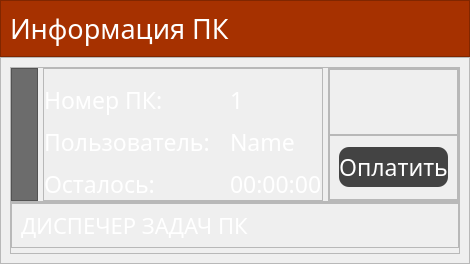
         <widget class="QWidget" name="information_PC">
          <property name="toolTipDuration">
           <number>0</number>
          </property>
          <layout class="QVBoxLayout" name="verticalLayout_7">
           <property name="spacing">
            <number>0</number>
           </property>
           <property name="leftMargin">
            <number>0</number>
           </property>
           <property name="topMargin">
            <number>0</number>
           </property>
           <property name="rightMargin">
            <number>0</number>
           </property>
           <property name="bottomMargin">
            <number>0</number>
           </property>
           <item>
            <widget class="QFrame" name="title_information_PC">
             <property name="maximumSize">
              <size>
               <width>10000000</width>
               <height>75</height>
              </size>
             </property>
             <property name="styleSheet">
              <string notr="true">background-color: rgb(166, 49, 0);</string>
             </property>
             <property name="frameShape">
              <enum>QFrame::StyledPanel</enum>
             </property>
             <property name="frameShadow">
              <enum>QFrame::Raised</enum>
             </property>
             <layout class="QVBoxLayout" name="verticalLayout_8">
              <item>
               <widget class="QLabel" name="title">
                <property name="font">
                 <font>
                  <family>Montserrat Medium</family>
                  <pointsize>20</pointsize>
                 </font>
                </property>
                <property name="styleSheet">
                 <string notr="true">color: #ffffff;</string>
                </property>
                <property name="text">
                 <string>Информация ПК</string>
                </property>
               </widget>
              </item>
             </layout>
            </widget>
           </item>
           <item>
            <widget class="QFrame" name="window">
             <property name="maximumSize">
              <size>
               <width>16777215</width>
               <height>525</height>
              </size>
             </property>
             <property name="frameShape">
              <enum>QFrame::StyledPanel</enum>
             </property>
             <property name="frameShadow">
              <enum>QFrame::Raised</enum>
             </property>
             <layout class="QVBoxLayout" name="verticalLayout_9">
              <property name="spacing">
               <number>0</number>
              </property>
              <item>
               <widget class="QFrame" name="lvl_1">
                <property name="maximumSize">
                 <size>
                  <width>16777215</width>
                  <height>200</height>
                 </size>
                </property>
                <property name="frameShape">
                 <enum>QFrame::StyledPanel</enum>
                </property>
                <property name="frameShadow">
                 <enum>QFrame::Raised</enum>
                </property>
                <layout class="QHBoxLayout" name="horizontalLayout_4">
                 <property name="spacing">
                  <number>5</number>
                 </property>
                 <property name="leftMargin">
                  <number>0</number>
                 </property>
                 <property name="topMargin">
                  <number>0</number>
                 </property>
                 <property name="rightMargin">
                  <number>0</number>
                 </property>
                 <property name="bottomMargin">
                  <number>0</number>
                 </property>
                 <item>
                  <widget class="QFrame" name="photo">
                   <property name="maximumSize">
                    <size>
                     <width>175</width>
                     <height>16777215</height>
                    </size>
                   </property>
                   <property name="font">
                    <font>
                     <family>Montserrat Medium</family>
                    </font>
                   </property>
                   <property name="styleSheet">
                    <string notr="true">background-color: rgb(108, 108, 108);</string>
                   </property>
                   <property name="frameShape">
                    <enum>QFrame::StyledPanel</enum>
                   </property>
                   <property name="frameShadow">
                    <enum>QFrame::Raised</enum>
                   </property>
                   <layout class="QGridLayout" name="gridLayout_3">
                    <item row="0" column="0">
                     <widget class="QLabel" name="label">
                      <property name="maximumSize">
                       <size>
                        <width>100</width>
                        <height>100</height>
                       </size>
                      </property>
                      <property name="text">
                       <string/>
                      </property>
                      <property name="pixmap">
                       <pixmap resource="../icon_and_logo_qrc/icon.qrc">:/newPrefix/icon/icons8-user-100.png</pixmap>
                      </property>
                      <property name="alignment">
                       <set>Qt::AlignCenter</set>
                      </property>
                     </widget>
                    </item>
                   </layout>
                  </widget>
                 </item>
                 <item>
                  <widget class="QFrame" name="info_PC">
                   <property name="maximumSize">
                    <size>
                     <width>350</width>
                     <height>16777215</height>
                    </size>
                   </property>
                   <property name="frameShape">
                    <enum>QFrame::StyledPanel</enum>
                   </property>
                   <property name="frameShadow">
                    <enum>QFrame::Raised</enum>
                   </property>
                   <layout class="QFormLayout" name="formLayout">
                    <property name="sizeConstraint">
                     <enum>QLayout::SetDefaultConstraint</enum>
                    </property>
                    <property name="fieldGrowthPolicy">
                     <enum>QFormLayout::FieldsStayAtSizeHint</enum>
                    </property>
                    <property name="rowWrapPolicy">
                     <enum>QFormLayout::DontWrapRows</enum>
                    </property>
                    <property name="horizontalSpacing">
                     <number>20</number>
                    </property>
                    <property name="verticalSpacing">
                     <number>10</number>
                    </property>
                    <property name="leftMargin">
                     <number>0</number>
                    </property>
                    <property name="topMargin">
                     <number>15</number>
                    </property>
                    <property name="rightMargin">
                     <number>0</number>
                    </property>
                    <property name="bottomMargin">
                     <number>0</number>
                    </property>
                    <item row="0" column="1">
                     <widget class="QLabel" name="num_PC">
                      <property name="maximumSize">
                       <size>
                        <width>16777215</width>
                        <height>16777215</height>
                       </size>
                      </property>
                      <property name="font">
                       <font>
                        <family>Montserrat Medium</family>
                        <pointsize>-1</pointsize>
                       </font>
                      </property>
                      <property name="styleSheet">
                       <string notr="true">color: #fff; font-size: 23px;</string>
                      </property>
                      <property name="text">
                       <string>1</string>
                      </property>
                     </widget>
                    </item>
                    <item row="2" column="0">
                     <widget class="QLabel" name="text_timer">
                      <property name="font">
                       <font>
                        <family>Montserrat Medium</family>
                        <pointsize>-1</pointsize>
                       </font>
                      </property>
                      <property name="styleSheet">
                       <string notr="true">color: #fff; font-size: 23px;</string>
                      </property>
                      <property name="text">
                       <string>Осталось: </string>
                      </property>
                     </widget>
                    </item>
                    <item row="2" column="1">
                     <widget class="QLabel" name="timer">
                      <property name="font">
                       <font>
                        <family>Montserrat Medium</family>
                        <pointsize>-1</pointsize>
                       </font>
                      </property>
                      <property name="styleSheet">
                       <string notr="true">color: #fff; font-size: 23px;</string>
                      </property>
                      <property name="text">
                       <string>00:00:00</string>
                      </property>
                     </widget>
                    </item>
                    <item row="0" column="0">
                     <widget class="QLabel" name="text_num_PC">
                      <property name="font">
                       <font>
                        <family>Montserrat Medium</family>
                        <pointsize>-1</pointsize>
                       </font>
                      </property>
                      <property name="styleSheet">
                       <string notr="true">color: #fff; font-size: 23px;</string>
                      </property>
                      <property name="text">
                       <string>Номер ПК:</string>
                      </property>
                     </widget>
                    </item>
                    <item row="1" column="0">
                     <widget class="QLabel" name="text_name">
                      <property name="font">
                       <font>
                        <family>Montserrat Medium</family>
                        <pointsize>-1</pointsize>
                       </font>
                      </property>
                      <property name="styleSheet">
                       <string notr="true">color: #fff; font-size: 23px;</string>
                      </property>
                      <property name="text">
                       <string>Пользователь:</string>
                      </property>
                     </widget>
                    </item>
                    <item row="1" column="1">
                     <widget class="QLabel" name="name">
                      <property name="maximumSize">
                       <size>
                        <width>16777215</width>
                        <height>16777215</height>
                       </size>
                      </property>
                      <property name="font">
                       <font>
                        <family>Montserrat Medium</family>
                        <pointsize>-1</pointsize>
                       </font>
                      </property>
                      <property name="styleSheet">
                       <string notr="true">color: #fff; font-size: 23px;</string>
                      </property>
                      <property name="text">
                       <string>Name</string>
                      </property>
                     </widget>
                    </item>
                   </layout>
                  </widget>
                 </item>
                 <item>
                  <widget class="QFrame" name="frame_1">
                   <property name="maximumSize">
                    <size>
                     <width>250</width>
                     <height>16777215</height>
                    </size>
                   </property>
                   <property name="frameShape">
                    <enum>QFrame::StyledPanel</enum>
                   </property>
                   <property name="frameShadow">
                    <enum>QFrame::Raised</enum>
                   </property>
                   <layout class="QVBoxLayout" name="verticalLayout_15">
                    <property name="spacing">
                     <number>0</number>
                    </property>
                    <property name="leftMargin">
                     <number>0</number>
                    </property>
                    <property name="topMargin">
                     <number>0</number>
                    </property>
                    <property name="rightMargin">
                     <number>0</number>
                    </property>
                    <property name="bottomMargin">
                     <number>0</number>
                    </property>
                    <item>
                     <widget class="QFrame" name="frame_2">
                      <property name="maximumSize">
                       <size>
                        <width>16777215</width>
                        <height>200</height>
                       </size>
                      </property>
                      <property name="frameShape">
                       <enum>QFrame::StyledPanel</enum>
                      </property>
                      <property name="frameShadow">
                       <enum>QFrame::Raised</enum>
                      </property>
                     </widget>
                    </item>
                    <item>
                     <widget class="QFrame" name="btn">
                      <property name="maximumSize">
                       <size>
                        <width>16777215</width>
                        <height>70</height>
                       </size>
                      </property>
                      <property name="frameShape">
                       <enum>QFrame::StyledPanel</enum>
                      </property>
                      <property name="frameShadow">
                       <enum>QFrame::Raised</enum>
                      </property>
                      <layout class="QGridLayout" name="gridLayout">
                       <item row="0" column="0">
                        <widget class="QPushButton" name="btn_to_pay">
                         <property name="maximumSize">
                          <size>
                           <width>175</width>
                           <height>40</height>
                          </size>
                         </property>
                         <property name="font">
                          <font>
                           <family>Montserrat Medium</family>
                           <pointsize>-1</pointsize>
                          </font>
                         </property>
                         <property name="styleSheet">
                          <string notr="true">QPushButton{
	background-color: #434343;
	border-radius: 10px;
	color: #fff;
	font-size: 23px;
}

QPushButton:hover{
	background-color: rgb(47, 47, 47);
}</string>
                         </property>
                         <property name="text">
                          <string>Оплатить</string>
                         </property>
                        </widget>
                       </item>
                      </layout>
                     </widget>
                    </item>
                   </layout>
                  </widget>
                 </item>
                </layout>
               </widget>
              </item>
              <item>
               <widget class="QFrame" name="lvl_2">
                <property name="frameShape">
                 <enum>QFrame::StyledPanel</enum>
                </property>
                <property name="frameShadow">
                 <enum>QFrame::Raised</enum>
                </property>
                <layout class="QVBoxLayout" name="verticalLayout_16">
                 <property name="spacing">
                  <number>5</number>
                 </property>
                 <property name="leftMargin">
                  <number>0</number>
                 </property>
                 <property name="topMargin">
                  <number>0</number>
                 </property>
                 <property name="rightMargin">
                  <number>0</number>
                 </property>
                 <property name="bottomMargin">
                  <number>0</number>
                 </property>
                 <item>
                  <widget class="QFrame" name="info">
                   <property name="maximumSize">
                    <size>
                     <width>16777215</width>
                     <height>45</height>
                    </size>
                   </property>
                   <property name="frameShape">
                    <enum>QFrame::StyledPanel</enum>
                   </property>
                   <property name="frameShadow">
                    <enum>QFrame::Raised</enum>
                   </property>
                   <layout class="QVBoxLayout" name="verticalLayout_17">
                    <item>
                     <widget class="QLabel" name="title_info">
                      <property name="font">
                       <font>
                        <family>Montserrat Medium</family>
                        <pointsize>-1</pointsize>
                       </font>
                      </property>
                      <property name="styleSheet">
                       <string notr="true">color: #fff; font-size: 22px;</string>
                      </property>
                      <property name="text">
                       <string>ДИСПЕЧЕР ЗАДАЧ ПК</string>
                      </property>
                     </widget>
                    </item>
                   </layout>
                  </widget>
                 </item>
                 <item>
                  <widget class="QFrame" name="frame_3">
                   <property name="font">
                    <font>
                     <family>Montserrat Medium</family>
                    </font>
                   </property>
                   <property name="styleSheet">
                    <string notr="true">background-color: rgb(108, 108, 108);
border-radius: 10px;</string>
                   </property>
                   <property name="frameShape">
                    <enum>QFrame::StyledPanel</enum>
                   </property>
                   <property name="frameShadow">
                    <enum>QFrame::Raised</enum>
                   </property>
                  </widget>
                 </item>
                </layout>
               </widget>
              </item>
             </layout>
            </widget>
           </item>
          </layout>
         </widget>
